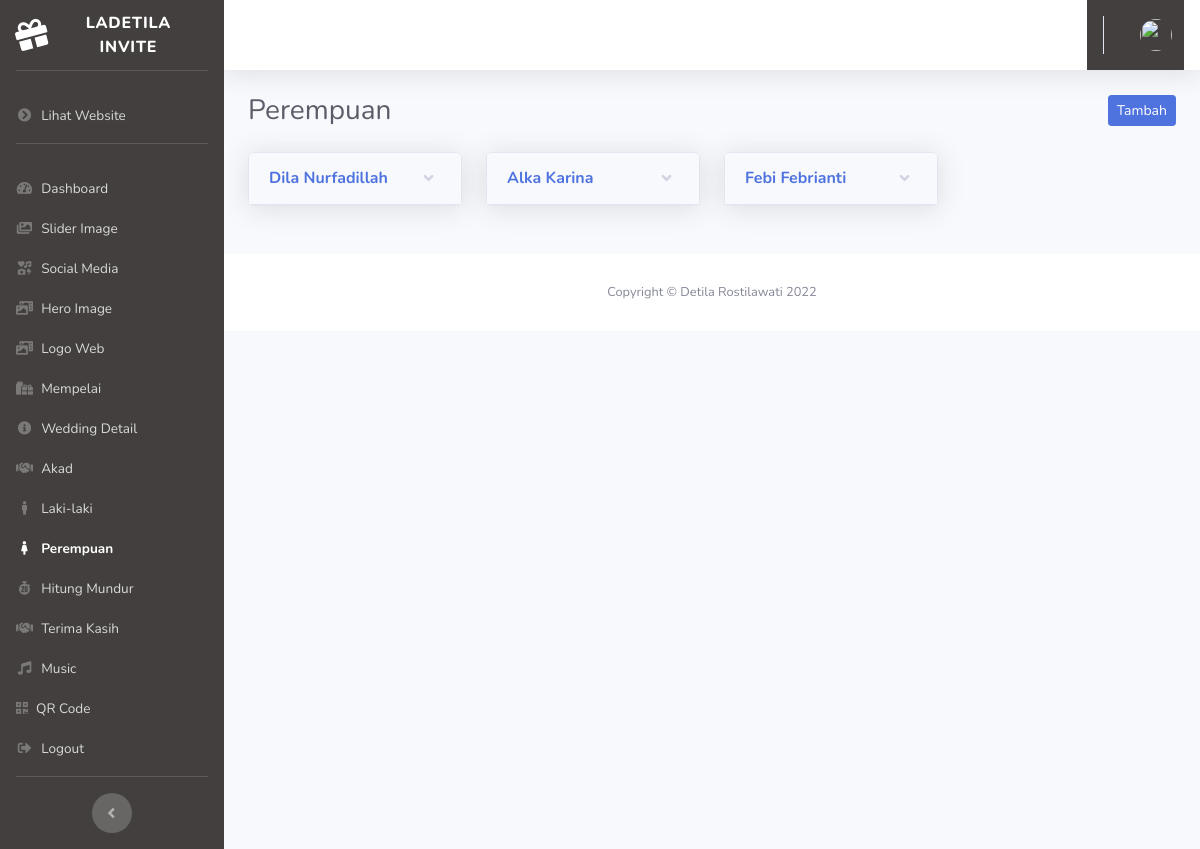
Screenshot of /index.php/admin/perempuan with the database file from the repository.
### tables this page shows
CREATE TABLE `user_sub_menu` (
  `id` int(11) NOT NULL,
  `title` varchar(128) NOT NULL,
  `url` varchar(128) NOT NULL,
  `icon` varchar(128) NOT NULL
);

CREATE TABLE `pr` (
  `id` int(11) NOT NULL,
  `nama` varchar(255) NOT NULL,
  `image` varchar(255) NOT NULL
);

### application/controllers/Admin.php (called while the page is built, shortened)
<?php
class Admin extends CI_Controller
{
    public function perempuan()
    {
        $data['title'] = 'Perempuan';
        $data['user'] = $this->db->get_where('user', ['email' => $this->session->userdata('email')])->row_array();
        $this->db->order_by('id', 'DESC');
        $data['perempuan'] = $this->db->get('pr')->result_array();
        $this->form_validation->set_rules('nama', 'Nama Perempuan', 'required');
        if ($this->form_validation->run() == false) {
            $this->load->view('templates/header', $data);
            $this->load->view('templates/sidebar', $data);
            $this->load->view('templates/topbar', $data);
            $this->load->view('admin/perempuan', $data);
            $this->load->view('templates/footer');
        }
    }
}

### index.php (called while the page is built, shortened)
<?php
require_once BASEPATH.'core/CodeIgniter.php';

### application/views/admin/perempuan.php (the view, shortened to what this page needs)
<div class="container-fluid">
    <div class="d-sm-flex align-items-center justify-content-between mb-4">
        <h1 class="h3 mb-0 text-gray-800"><?= $title; ?></h1>
        <button class="btn btn-sm btn-primary float-right" data-toggle="modal" data-target="#tambahprModal"> Tambah</button>
    </div>
    <div class="row">
        <?php foreach ($perempuan as $pr) : ?>
            <div class="col-xl-3 col-md-6 mb-4">
                <div class="card shadow mb-4">
                    <a href="#collapseCardExample" class="d-block card-header py-3" data-toggle="collapse" role="button" aria-expanded="true" aria-controls="collapseCardExample">
                        <h6 class="m-0 font-weight-bold text-primary"><?= $pr['nama']; ?></h6>
                    </a>
                </div>
            </div>
        <?php endforeach; ?>
    </div>
</div>

### application/views/templates/sidebar.php (shortened to what this page needs)
<ul class="navbar-nav sidebar sidebar-dark accordion" id="accordionSidebar">
    <a class="sidebar-brand d-flex align-items-center justify-content-center" href="<?= base_url('auth'); ?>">
        <div class="sidebar-brand-icon rotate-n-15">
            <i class="fas fa-gift"></i>
        </div>
        <div class="sidebar-brand-text mx-3">Ladetila Invite</div>
    </a>
    <hr class="sidebar-divider">
    <li class="nav-item">
        <a class="nav-link" href="<?= base_url() ?>">
            <i class="fas fa-fw fa-chevron-circle-right"></i>
            <span>Lihat Website</span></a>
    </li>
    <hr class="sidebar-divider">
    <?php
    $querySubMenu = "SELECT *
                  FROM user_sub_menu
                  ";
    $subMenu = $this->db->query($querySubMenu)->result_array();
    ?>
    <?php foreach ($subMenu as $sm) : ?>
        <?php if ($title == $sm['title']) : ?>
            <li class="nav-item active">
            <?php else : ?>
            <li class="nav-item">
            <?php endif; ?>
            <a class="nav-link pb-0" href="<?= base_url($sm['url']); ?>">
                <i class="<?= $sm['icon']; ?>"></i>
                <span><?= $sm['title']; ?></span></a>
            </li>
        <?php endforeach; ?>
        <li class="nav-item">
            <a class="nav-link" href="<?= base_url('auth/logout') ?>">
                <i class="fas fa-fw fa-sign-out-alt" data-dismiss="modal"></i>
                <span>Logout</span></a>
        </li>
        <hr class="sidebar-divider">
        <div class="text-center d-none d-md-inline">
            <button class="rounded-circle border-0" id="sidebarToggle"></button>
        </div>
</ul>

### application/views/templates/sidebar.php (style rules this page uses)
ul { background: linear-gradient(to right, #423F3E 0%, #423F3E 0%); }

### rows the page displays
user_sub_menu: title "Dashboard"
user_sub_menu: title "Slider Image"
user_sub_menu: title "Social Media"
user_sub_menu: title "Hero Image"
user_sub_menu: title "Logo Web"
user_sub_menu: title "Mempelai"
user_sub_menu: title "Wedding Detail"
user_sub_menu: title "Akad"
user_sub_menu: title "Laki-laki"
user_sub_menu: title "Perempuan"
user_sub_menu: title "Hitung Mundur"
user_sub_menu: title "Terima Kasih"
user_sub_menu: title "Music"
user_sub_menu: title "QR Code"
pr: nama "Dila Nurfadillah"
pr: nama "Alka Karina"
pr: nama "Febi Febrianti"

### other values shown
$title "Perempuan"
